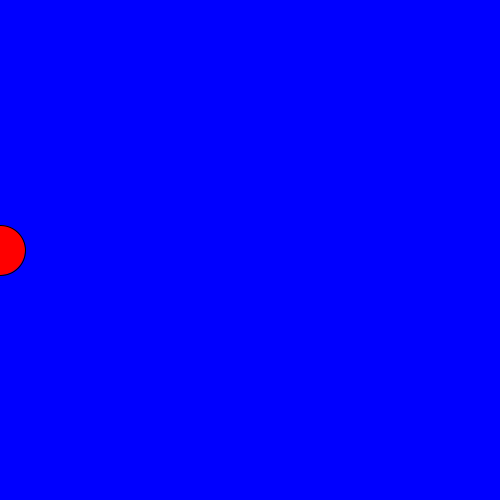
Frame 1 (no input)
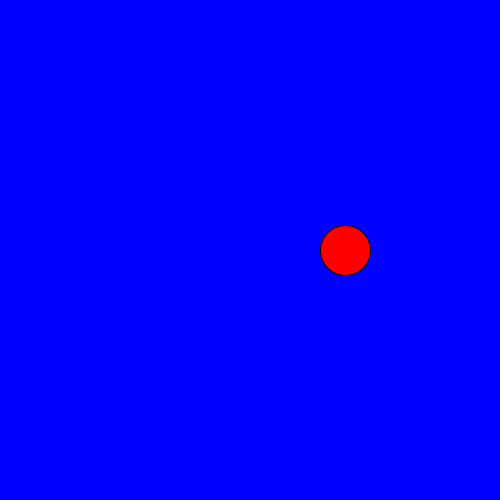
Frame 60 (the mouse pressed at the canvas centre just before this capture)
Frame 120 (the mouse held since frame 60 and released just before this capture): identical to frame 60, image omitted

The Processing sketch that drew these frames (run headless with seeded random() and noise(); from frame 60 on, the mouse is pressed at the canvas centre):

// Processing sketch: sketch_170202a
// ── sketch_170202a.pde
int x=0;
int speed =69;
void setup(){
 size(500,500);
  
  
}
void draw(){
  background(0,0,255);
  fill(255,0,0);
  ellipse(x,250,50,50);
  x+=speed;
  if(x>499)
{
speed=-speed;
}
if(x<0)
{
speed=-speed;
}
}
